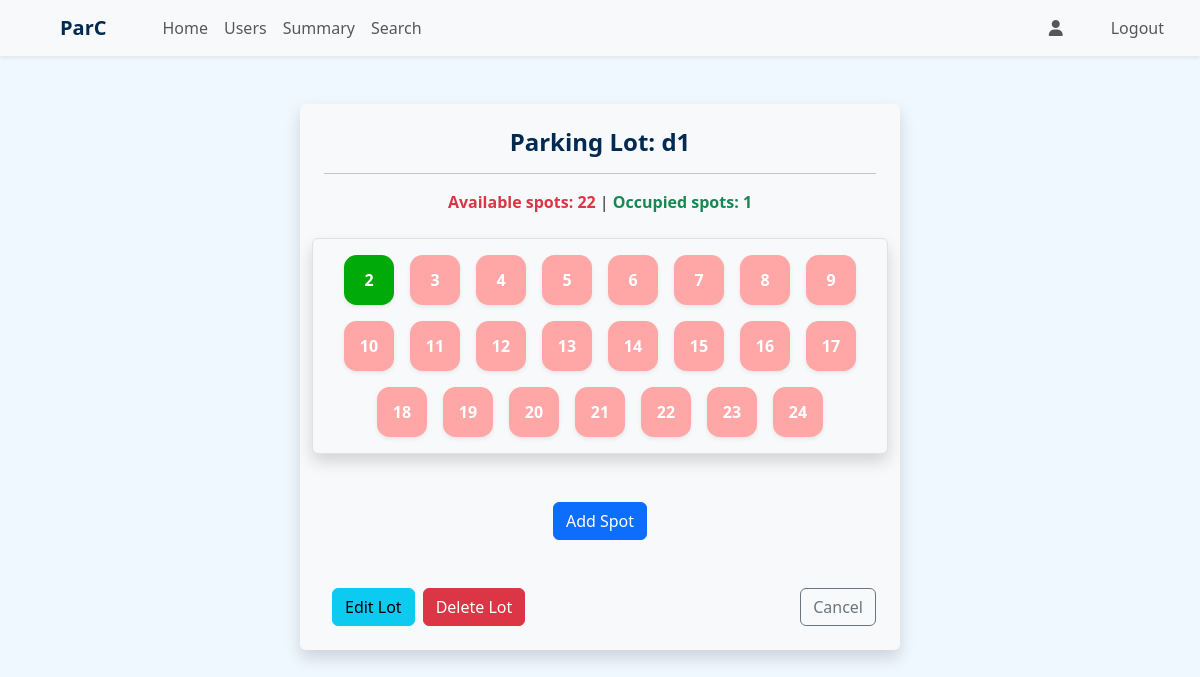
The page /admin/view_parking_lot/1 (signed in) on the database its author committed.
### application/models.py (models this page shows)
class ParkingLot(db.Model):
    id = db.Column(db.Integer, primary_key = True)
    pl_name = db.Column(db.String, nullable = False)
    price = db.Column(db.Integer, nullable = False, default = 1000)
    address = db.Column(db.String, nullable = False)
    pincode = db.Column(db.Integer, nullable = False)
    capacity = db.Column(db.Integer, nullable = False)
    spots_count = db.Column(db.Integer, nullable = False)
    created_at = db.Column(db.DateTime, nullable = False)
    spots = db.relationship('ParkingSpot', backref = 'lot', cascade = 'all, delete')

class ParkingSpot(db.Model):
    id = db.Column(db.Integer, primary_key = True)
    lot_id = db.Column(db.Integer, db.ForeignKey('parking_lot.id'), nullable = False)
    status = db.Column(db.String, nullable = False, default = 'available')
    reservations = db.relationship('Reservation', backref = 'spot', cascade = 'all, delete')

### application/routes.py (the view)
@app.route('/admin/view_parking_lot/<int:lot_id>')
@auth_required()
@roles_required('admin')
def view_parking_lot(lot_id):
    lot = ParkingLot.query.get(lot_id)
    occupied_spots = get_reserved_spots_count(lot.id)
    available_spots = lot.spots_count - occupied_spots
    return render_template('view_lot.html', lot=lot, occupied_spots = occupied_spots, available_spots = available_spots)

### application/utils.py (called while the page is built)
def get_reserved_spots_count(lot_id):
    return ParkingSpot.query.filter_by(lot_id = lot_id, status = "occupied").count()

### templates/view_lot.html (shortened to what this page needs)
{% extends "admin_dashboard.html" %}
{% block content %}
<div class="container my-5 w-50 mx-auto bg-light p-4 rounded shadow">
    <div class="row justify-content-center mb-4">
        <div class="text-center">
            <h4 class="fw-semibold">Parking Lot: {{lot.pl_name}} </h4>
            <hr>
            <div>
                <span class="fw-semibold text-danger">Available spots: {{available_spots}} </span> |
                <span class="fw-semibold text-success">Occupied spots: {{occupied_spots}} </span>
            </div>
        </div>
    </div>
    <div class="row align-items-start justify-content-center gap-3 rounded p-3 bg-light shadow border">
        {% for spot in lot.spots %}
        <a href="{{url_for('get_spot', spot_id = spot.id)}}"
            class="spot_box shadow-sm {{'unavailable' if spot.status != 'available' else 'available'}} ">
            {{spot.id}}
        </a>
        {% else %}
        <div class="text-center">
            <h5 class="text-muted">No Spots Found</h5>
        </div>
        {% endfor %}
    </div>
    <div class="text-center my-5">
        <a href="{{url_for('create_spot', lot_id = lot.id)}}" class="btn btn-primary"> Add Spot</a>
    </div>
    <div class="d-flex justify-content-between">
        <div class="d-flex">
            <a href="{{url_for('edit_parking_lot', lot_id=lot.id)}}" class="btn btn-info mx-2">Edit Lot</a>
            <a href="{{url_for('delete_lot', lot_id = lot.id)}}" class="btn btn-danger">Delete Lot</a>
        </div>
        <a href="{{url_for('admin_dashboard')}}" class="btn btn-outline-secondary">Cancel</a>
    </div>
</div>
{% endblock %}

### templates/admin_dashboard.html (shortened to what this page needs)
{% extends "base.html" %}
{% block nav %}
<nav class="navbar navbar-expand-lg bg-body-tertiary shadow-sm sticky-top">
    <div class="container-fluid">
        <a href="{{url_for('admin_dashboard')}}" class="navbar-brand mx-5"><strong>ParC</strong></a>
        <div class="collapse navbar-collapse" id="navbarSupportedContent">
            <ul class="navbar-nav me-auto mb-2 mb-lg-0">
                <li class="nav-item">
                    <a href="{{url_for('admin_dashboard')}}" class="nav-link">Home</a>
                </li>
                <li class="nav-item">
                    <a href="{{url_for('get_users_data')}}" class="nav-link">Users</a>
                </li>
                <li class="nav-item">
                    <a href="{{url_for('admin_summary')}}" class="nav-link">Summary</a>
                </li>
                <li class="nav-item">
                    <a href="{{url_for('admin_search')}}" class="nav-link">Search</a>
                </li>
            </ul>
            <ul class="navbar-nav ms-auto mb-2 mb-lg-0">
                <li class="nav-item mx-3">
                    <a href="{{url_for('profile')}}" class="nav-link"><i class="fa-solid fa-user"></i></a>
                </li>
                <li class="nav-item mx-3">
                    <a href="{{url_for('user_logout')}}" class="nav-link">Logout</a>
                </li>
            </ul>
        </div>
    </div>
</nav>
{% endblock %}

### templates/base.html (shortened to what this page needs)
<!DOCTYPE html>
<html lang="en">
<head>
    <link href="https://cdn.jsdelivr.net/npm/bootstrap@5.3.3/dist/css/bootstrap.min.css" rel="stylesheet"
>
    <link href="https://cdn.jsdelivr.net/npm/bootstrap-icons/font/bootstrap-icons.css" rel="stylesheet">
    <link rel="stylesheet" href="https://cdnjs.cloudflare.com/ajax/libs/font-awesome/6.5.0/css/all.min.css">
</head>
<body>
    {% block nav %}{% endblock %}
    <div>
        {% block content %}
        {% endblock %}
    </div>
</body>
</html>

### templates/admin_dashboard.html (style rules this page uses)
body { background-image: none !important; }
.spot_box { width: 50px; height: 50px; background-color: red; border-radius: 25%; display: flex; justify-content: center; align-items: center; color: white; font-weight: bold; text-decoration: none; }
.available { background-color: rgb(255, 167, 167); }
.unavailable { background-color: rgb(0, 170, 9); }

### rows shown on the page
ParkingLot: pl_name "d1"
ParkingSpot: id "2"
ParkingSpot: id "3"
ParkingSpot: id "4"
ParkingSpot: id "5"
ParkingSpot: id "6"
ParkingSpot: id "7"
ParkingSpot: id "8"
ParkingSpot: id "9"
ParkingSpot: id "10"
ParkingSpot: id "11"
ParkingSpot: id "12"
ParkingSpot: id "13"
ParkingSpot: id "14"
ParkingSpot: id "15"
ParkingSpot: id "16"
ParkingSpot: id "17"
ParkingSpot: id "18"
ParkingSpot: id "19"
ParkingSpot: id "20"
ParkingSpot: id "21"
ParkingSpot: id "22"
ParkingSpot: id "23"
ParkingSpot: id "24"

### other values the page prints
{{ available_spots }} "22"
{{ occupied_spots }} "1"
